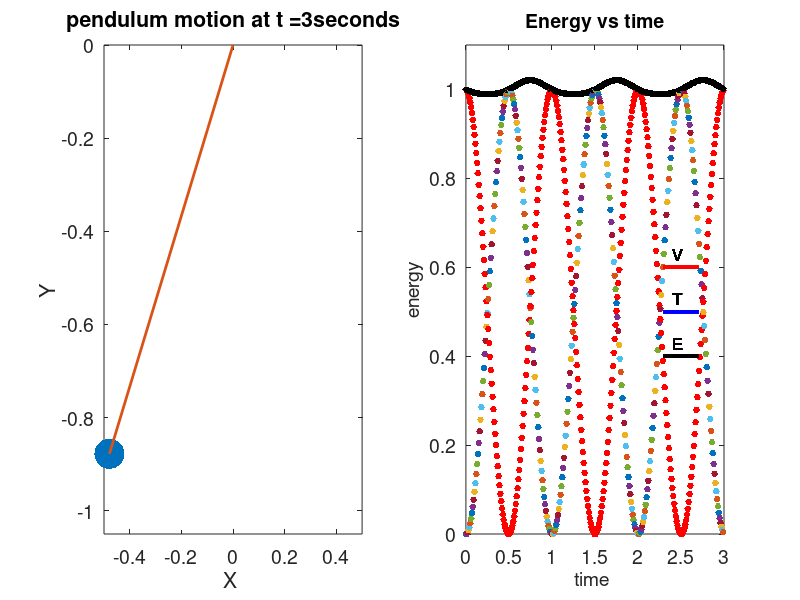

Reproduce this figure in MATLAB.

%-------------------------------------------------------------------------
%---Simple pendulum using Euler-Cromer Numerical Method------------------
%------------------------------------------------------------------------
clc;
clear all;
close all;
L= 1;  % Length of Pendulum
g=9.8; % Gravity 
M=1; % mass
N=300;  % Maximum number of time steps
dt=0.01;  % Step size for time
w(1:N)=0;  % Angular velocity array
Theta(1:N)=0;  % Angular coordinate array
t(1:N)=0;   % Time array
Theta(1)=0.5; % Initial position of pendulum
for i=1:N-1
    w(i+1)=w(i)-(g/L)*Theta(i)*dt;
    Theta(i+1)=Theta(i)+w(i+1)*dt;
    X(i)=L*sin(Theta(i)); % polar to cartesian
    Y(i)=-L*cos(Theta(i));
    t(i+1)=t(i)+dt;
end
 %-----------------------------------------------------------------------
 %---Energy Calculations-------------------------------------------------
 %----------------------------------------------------------------------
  X(N)=L*sin(Theta(N)); 
  Y(N)=-L*cos(Theta(N));
  T=0.5*M*(L^2)*(w.^2); % Kinetic energy (T)
  T=T/max(T); % normalized potential energy (V)
  V=(M*g*Y)+g; % potential energy (V)
  V=V/max(V); % normalized potential energy (V)
  E=T+V; % total normalized energy (E)
 
% plotting/animation of results
  
for i=1:N
    figure(1)
    subplot(121)
    plot(X(i),Y(i),'.','markersize',65); 
    axis([-0.5 0.5  -1.05 0]);
    line([0 X(i)], [0 Y(i)],'Linewidth',2);
    xlabel('X '); 
    ylabel('Y'); 
    titlestring = ['pendulum motion at t =',num2str(i*dt), 'seconds'];
    title(titlestring ,'fontsize',14);                            
    h=gca; 
    get(h,'FontSize') ;
    set(h,'FontSize',14);
    fh = figure(1);
    set(fh, 'color', 'white'); 
    
    subplot(122)
    plot(t(i),T(i),'.','markersize',15)
    hold on
    plot(t(i),V(i),'.','markersize',15,'MarkerEdgeColor','r')
    hold on 
    plot(t(i),T(i)+V(i),'.','markersize',15,'MarkerEdgeColor','k')
    
    line([2.3 2.7], [0.6 0.6],'color','r','Linewidth',2)
    text(2.4,0.63,'V','fontSize',12)
    line([2.3 2.7], [0.5 0.5],'color','b','Linewidth',2)
    text(2.4,0.53,'T','fontSize',12)
    line([2.3 2.7], [0.4 0.4],'color','k','Linewidth',2)
    text(2.4,0.43,'E','fontSize',12)
    
    title('Energy vs time' ,'fontsize',14);  
    xlabel('time ','fontsize',14); 
    ylabel('energy','fontsize',14); 
    axis([ 0 3 0 1.1])
    h=gca; 
    get(h,'FontSize') ;
    set(h,'FontSize',14);
    fh = figure(1);
    set(fh, 'color', 'white');  
    Yr=getframe;
end
 
 movie(Yr)
%.........................................................................
    
    
 
